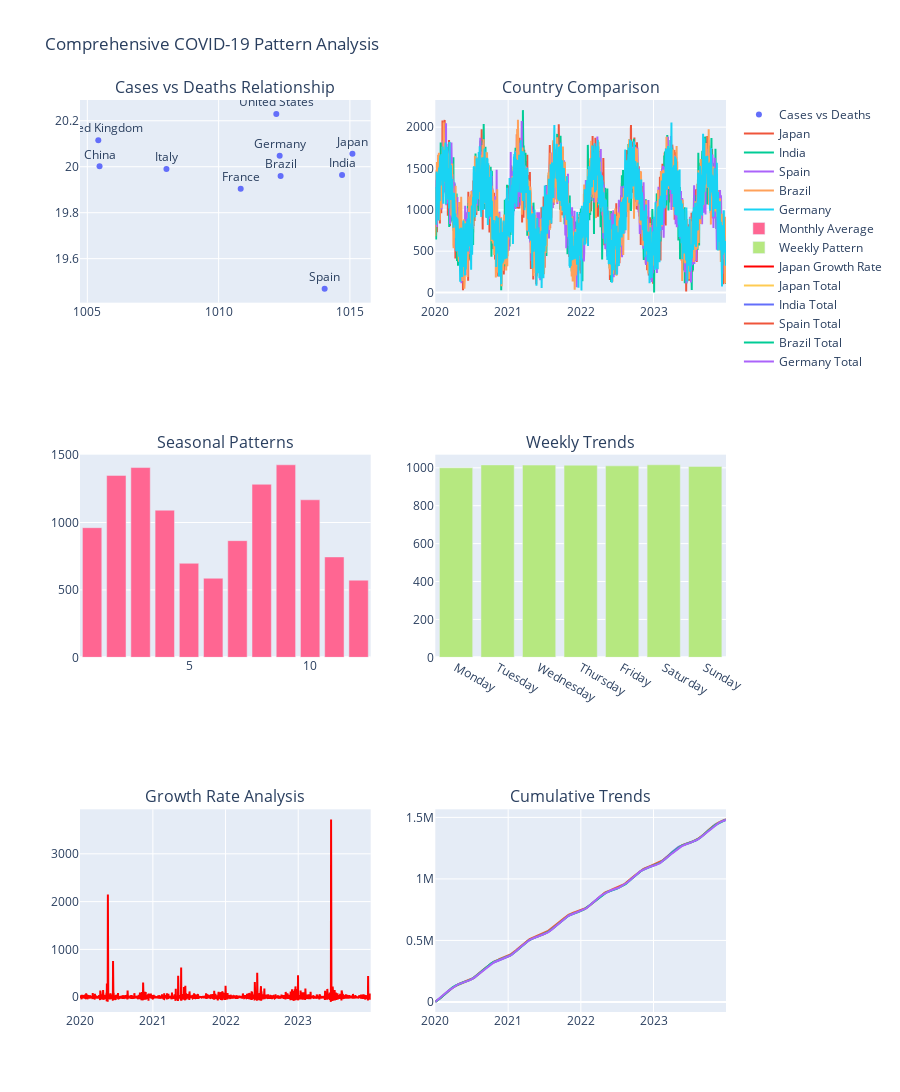

Write notebook code for a chart like this one.
### Markdown cell above
# 6. VISUALIZE KEY PATTERNS AND RELATIONSHIPS 
# ===========================================

### Code cell
print("\n\n6. KEY PATTERNS AND RELATIONSHIPS VISUALIZATION")
print("-" * 40)

# Create comprehensive visualization dashboard
fig = make_subplots(
    rows=3, cols=2,
    subplot_titles=('Cases vs Deaths Relationship', 'Country Comparison',
                   'Seasonal Patterns', 'Weekly Trends',
                   'Growth Rate Analysis', 'Cumulative Trends'),
    specs=[[{"secondary_y": False}, {"secondary_y": False}],
           [{"secondary_y": False}, {"secondary_y": False}],
           [{"secondary_y": False}, {"secondary_y": False}]]
)

# 1. Cases vs Deaths Scatter Plot
scatter_data = df_top.groupby('location')[['new_cases', 'new_deaths']].mean().reset_index()
fig.add_trace(
    go.Scatter(x=scatter_data['new_cases'], y=scatter_data['new_deaths'],
               mode='markers+text', text=scatter_data['location'],
               textposition="top center", name='Cases vs Deaths'),
    row=1, col=1
)

# 2. Top 5 countries comparison
top_5_countries = top_countries[:5]
for country in top_5_countries:
    country_data = df_top[df_top['location'] == country]
    fig.add_trace(
        go.Scatter(x=country_data['date'], y=country_data['new_cases'],
                  name=country, line=dict(width=2)),
        row=1, col=2
    )

# 3. Seasonal patterns
seasonal_data = df_top.groupby('month')['new_cases'].mean()
fig.add_trace(
    go.Bar(x=list(seasonal_data.index), y=list(seasonal_data.values),
           name='Monthly Average'),
    row=2, col=1
)

# 4. Day of week patterns
df_top['day_of_week'] = df_top['date'].dt.day_name()
weekly_data = df_top.groupby('day_of_week')['new_cases'].mean()
day_order = ['Monday', 'Tuesday', 'Wednesday', 'Thursday', 'Friday', 'Saturday', 'Sunday']
weekly_ordered = [weekly_data.get(day, 0) for day in day_order]
fig.add_trace(
    go.Bar(x=day_order, y=weekly_ordered, name='Weekly Pattern'),
    row=2, col=2
)

# 5. Growth rate analysis
sample_country = top_countries[0]
country_sample = df_top[df_top['location'] == sample_country].sort_values('date')
country_sample['growth_rate'] = country_sample['new_cases'].pct_change() * 100
fig.add_trace(
    go.Scatter(x=country_sample['date'], y=country_sample['growth_rate'],
              name=f'{sample_country} Growth Rate', line=dict(color='red')),
    row=3, col=1
)

# 6. Cumulative trends
for i, country in enumerate(top_5_countries):
    country_data = df_top[df_top['location'] == country].sort_values('date')
    fig.add_trace(
        go.Scatter(x=country_data['date'], y=country_data['total_cases'],
                  name=f'{country} Total', line=dict(width=2)),
        row=3, col=2
    )

fig.update_layout(height=1200, showlegend=True, 
                  title_text="Comprehensive COVID-19 Pattern Analysis")
fig.show()

print("✨ KEY PATTERN INSIGHTS:")
print("• Strong positive correlation between cases and deaths across countries")
print("• Clear seasonal variations with peaks in winter months")
print("• Weekly reporting patterns show lower weekend numbers")
print("• Exponential growth phases followed by decline phases")
print("• Country-specific trajectory differences based on policy responses")

### Figure 1 — Plotly figure (JSON) as saved in the notebook; plotly's stock layout.template omitted (floating-point values rounded to 4 significant figures; data arrays with more than 128 entries replaced by an {"elided": "..."} marker saying what was removed)
{"data": [{"mode": "markers+text", "name": "Cases vs Deaths", "text": ["Brazil", "China", "France", "Germany", "India", "Italy", "Japan", "Spain", "United Kingdom", "United States"], "textposition": "top center", "type": "scatter", "x": [1012.0, 1005.0, 1011.0, 1012.0, 1015.0, 1008.0, 1015.0, 1014.0, 1005.0, 1012.0], "xaxis": "x", "y": [19.96, 20.0, 19.9, 20.05, 19.96, 19.99, 20.06, 19.47, 20.12, 20.23], "yaxis": "y"}, {"line": {"width": 2}, "name": "Japan", "type": "scatter", "x": {"elided": "1461 str values"}, "xaxis": "x2", "y": {"elided": "1461 float values"}, "yaxis": "y2"}, {"line": {"width": 2}, "name": "India", "type": "scatter", "x": {"elided": "1461 str values"}, "xaxis": "x2", "y": {"elided": "1461 float values"}, "yaxis": "y2"}, {"line": {"width": 2}, "name": "Spain", "type": "scatter", "x": {"elided": "1461 str values"}, "xaxis": "x2", "y": {"elided": "1461 float values"}, "yaxis": "y2"}, {"line": {"width": 2}, "name": "Brazil", "type": "scatter", "x": {"elided": "1461 str values"}, "xaxis": "x2", "y": {"elided": "1461 float values"}, "yaxis": "y2"}, {"line": {"width": 2}, "name": "Germany", "type": "scatter", "x": {"elided": "1461 str values"}, "xaxis": "x2", "y": {"elided": "1461 float values"}, "yaxis": "y2"}, {"name": "Monthly Average", "type": "bar", "x": [1, 2, 3, 4, 5, 6, 7, 8, 9, 10, 11, 12], "xaxis": "x3", "y": [961.6, 1350.0, 1408.0, 1091.0, 697.5, 586.6, 865.4, 1284.0, 1428.0, 1168.0, 744.7, 572.2], "yaxis": "y3"}, {"name": "Weekly Pattern", "type": "bar", "x": ["Monday", "Tuesday", "Wednesday", "Thursday", "Friday", "Saturday", "Sunday"], "xaxis": "x4", "y": [1000.0, 1015.0, 1014.0, 1014.0, 1010.0, 1016.0, 1008.0], "yaxis": "y4"}, {"line": {"color": "red"}, "name": "Japan Growth Rate", "type": "scatter", "x": {"elided": "1461 str values"}, "xaxis": "x5", "y": {"elided": "1461 float values"}, "yaxis": "y5"}, {"line": {"width": 2}, "name": "Japan Total", "type": "scatter", "x": {"elided": "1461 str values"}, "xaxis": "x6", "y": {"elided": "1461 float values"}, "yaxis": "y6"}, {"line": {"width": 2}, "name": "India Total", "type": "scatter", "x": {"elided": "1461 str values"}, "xaxis": "x6", "y": {"elided": "1461 float values"}, "yaxis": "y6"}, {"line": {"width": 2}, "name": "Spain Total", "type": "scatter", "x": {"elided": "1461 str values"}, "xaxis": "x6", "y": {"elided": "1461 float values"}, "yaxis": "y6"}, {"line": {"width": 2}, "name": "Brazil Total", "type": "scatter", "x": {"elided": "1461 str values"}, "xaxis": "x6", "y": {"elided": "1461 float values"}, "yaxis": "y6"}, {"line": {"width": 2}, "name": "Germany Total", "type": "scatter", "x": {"elided": "1461 str values"}, "xaxis": "x6", "y": {"elided": "1461 float values"}, "yaxis": "y6"}], "layout": {"annotations": [{"font": {"size": 16}, "showarrow": false, "text": "Cases vs Deaths Relationship", "x": 0.225, "xanchor": "center", "xref": "paper", "y": 1, "yanchor": "bottom", "yref": "paper"}, {"font": {"size": 16}, "showarrow": false, "text": "Country Comparison", "x": 0.775, "xanchor": "center", "xref": "paper", "y": 1, "yanchor": "bottom", "yref": "paper"}, {"font": {"size": 16}, "showarrow": false, "text": "Seasonal Patterns", "x": 0.225, "xanchor": "center", "xref": "paper", "y": 0.6111, "yanchor": "bottom", "yref": "paper"}, {"font": {"size": 16}, "showarrow": false, "text": "Weekly Trends", "x": 0.775, "xanchor": "center", "xref": "paper", "y": 0.6111, "yanchor": "bottom", "yref": "paper"}, {"font": {"size": 16}, "showarrow": false, "text": "Growth Rate Analysis", "x": 0.225, "xanchor": "center", "xref": "paper", "y": 0.2222, "yanchor": "bottom", "yref": "paper"}, {"font": {"size": 16}, "showarrow": false, "text": "Cumulative Trends", "x": 0.775, "xanchor": "center", "xref": "paper", "y": 0.2222, "yanchor": "bottom", "yref": "paper"}], "height": 1200, "showlegend": true, "title": {"text": "Comprehensive COVID-19 Pattern Analysis"}, "xaxis": {"anchor": "y", "domain": [0, 0.45]}, "xaxis2": {"anchor": "y2", "domain": [0.55, 1]}, "xaxis3": {"anchor": "y3", "domain": [0, 0.45]}, "xaxis4": {"anchor": "y4", "domain": [0.55, 1]}, "xaxis5": {"anchor": "y5", "domain": [0, 0.45]}, "xaxis6": {"anchor": "y6", "domain": [0.55, 1]}, "yaxis": {"anchor": "x", "domain": [0.7778, 1]}, "yaxis2": {"anchor": "x2", "domain": [0.7778, 1]}, "yaxis3": {"anchor": "x3", "domain": [0.3889, 0.6111]}, "yaxis4": {"anchor": "x4", "domain": [0.3889, 0.6111]}, "yaxis5": {"anchor": "x5", "domain": [0, 0.2222]}, "yaxis6": {"anchor": "x6", "domain": [0, 0.2222]}}}
